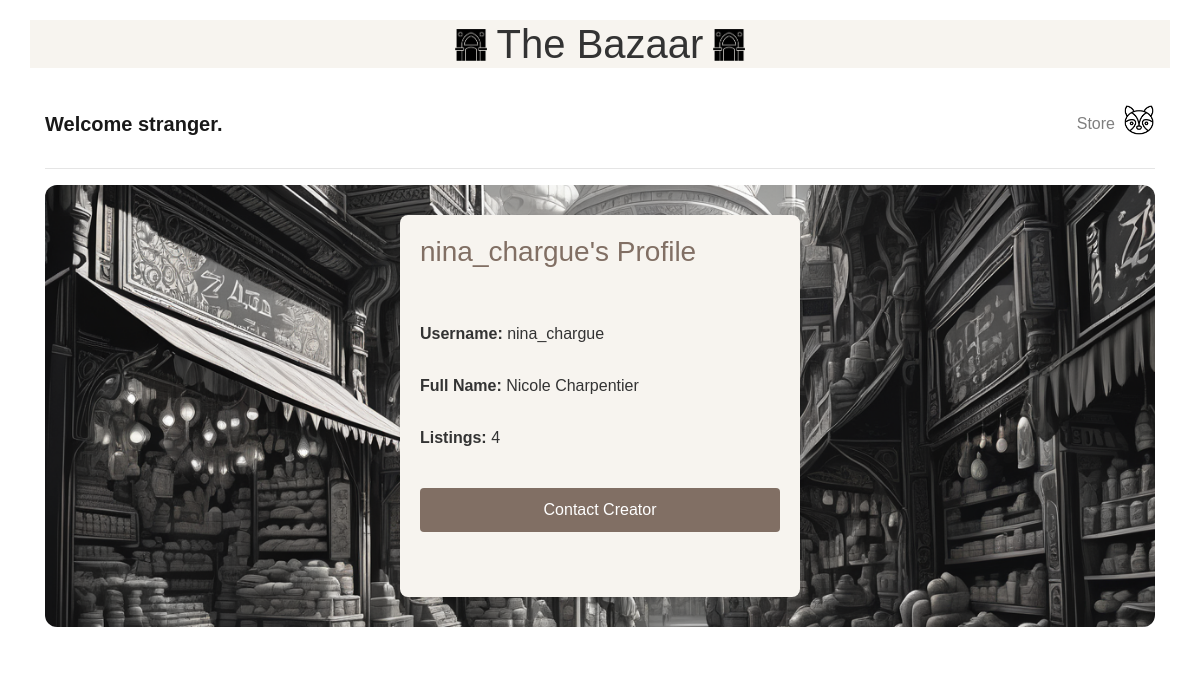
Page /user_profile/1/ on the earlier database version.
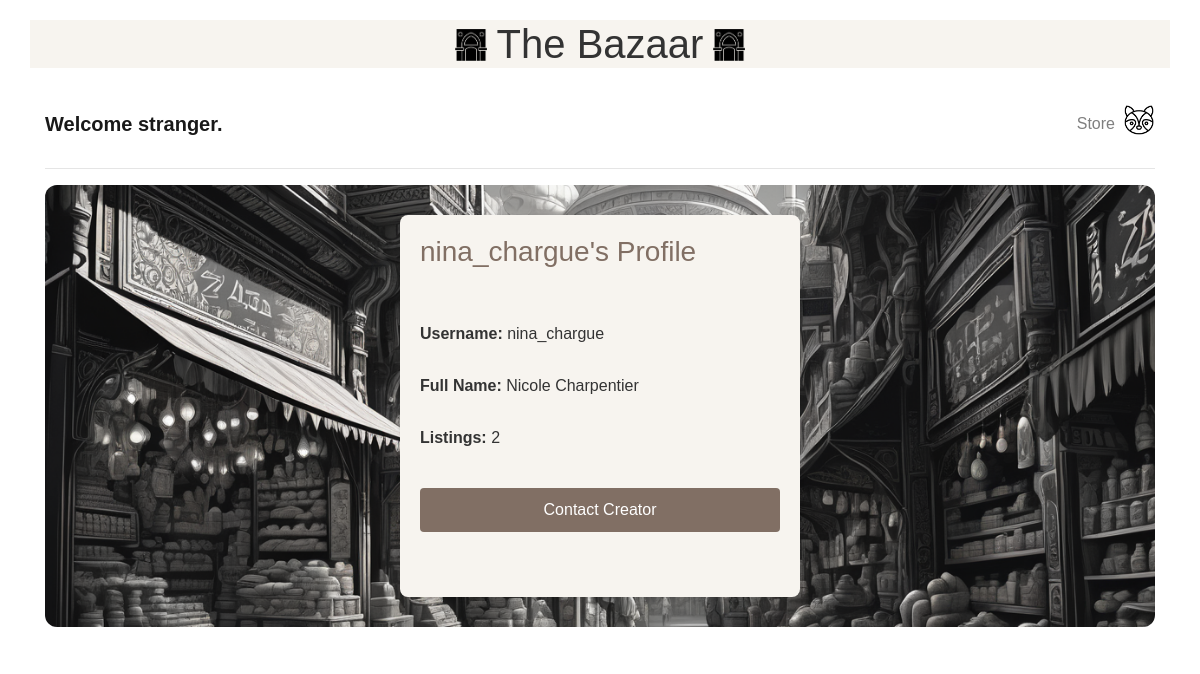
Same page on the later database version.
### auctions/models.py (models this page shows)
class User(AbstractUser):
    name = models.CharField(max_length=100, default='')
    lastname = models.CharField(max_length=100, default='')

### auctions/views.py (the view)
# urls.py: path('user_profile/<int:user_id>/', views.user_profile, name='user_profile'),
def user_profile(request, user_id):
    user = get_object_or_404(User, id=user_id)
    context = {
        'profile_user': user,
        'is_creator': False,
        'is_own_profile': request.user.id == user.id,
    }
    return render(request, 'auctions/profile.html', context)

### auctions/templates/auctions/profile.html (shortened to what this page needs)
{% extends "auctions/layout.html" %}
{% block body %}
{% load static %}
    <div class="profile-background-container">
        <div class="form-container">
            <h3>{{ profile_user.username }}'s Profile</h3>
            <div class="profile-details">
                <div class="profile-field">
                    <label>Username:</label>
                    <span>{{ profile_user.username }}</span>
                </div>
                <div class="profile-field">
                    <label>Full Name:</label>
                    <span>{{ profile_user.first_name }} {{ profile_user.last_name }}</span>
                </div>
                <div class="profile-field">
                    <label>Listings:</label>
                    <span>{{ profile_user.listings.count }}</span>
                </div>
                {% if is_own_profile  %}
                <div class="profile-field">
                    <label>Email:</label>
                    <span>{{ profile_user.email }}</span>
                </div>
                <a href="{% url 'edit_profile' %}" class="button">Edit Profile</a>
                {% else %}
                <a href="mailto:{{ profile_user.email }}" class="button">Contact Creator</a>
                {% endif %}
            </div>
        </div>
    </div>
{% endblock %}

### auctions/templates/auctions/layout.html (shortened to what this page needs)
{% load static %}
<!DOCTYPE html>
<html lang="en">
    <head>
        <link rel="stylesheet" href="https://stackpath.bootstrapcdn.com/bootstrap/4.4.1/css/bootstrap.min.css">
        <link href="{% static 'auctions/styles.css' %}" rel="stylesheet">
    </head>
    <body>
        <header>
            <div class="container text-center">
                <h1><img class="logo-left" src="{% static 'auctions/images/logo-bazaar.png' %}" alt="Logo" width="32" height="32">The Bazaar<img class="logo-right" src="{% static 'auctions/images/logo-bazaar.png' %}" alt="Logo" width="32" height="32"></h1>
            </div>
        </header>
        <nav class="navbar navbar-expand-lg navbar-light">
            <div class="container">
                <div class="navbar-brand">
                    {% if user.is_authenticated %}
                        Welcome {{ user.username }}.
                    {% else %}
                        Welcome stranger.
                    {% endif %}
                </div>
                <div class="collapse navbar-collapse" id="navbarNav">
                    <ul class="navbar-nav ml-auto">
                        <li class="nav-item">
                            <a class="nav-link" href="{% url 'index' %}">Store</a>
                        </li>
                        {% if user.is_authenticated %}
                            <li class="nav-item">
                                <a class="nav-link" href="{% url 'create_listing' %}">Sell</a>
                            </li>
                            <li class="nav-item">
                                <a class="nav-link" href="{% url 'show_watchlist' %}">Watchlist</a>
                            </li>
                            <li class="nav-item">
                                <a class="nav-link" href="{% url 'show_closed_auctions' %}">Closed</a>
                            </li>
                            <li class="nav-item">
                                <a class="nav-link" href="{% url 'logout' %}">Log Out</a>
                            </li>
                            <li class="nav-item-right">
                                <a href="{% url 'user_profile' request.user.id %}">
                                    <img src="{% static 'auctions/images/dark-racoon.png' %}" alt="Profile" width="32" height="32">
                                </a>
                            </li>
                        {% else %}
                            <li class="nav-item-right"><a href="{% url 'login' %}">
                                <img src="{% static 'auctions/images/ligh-racoon.png' %}" alt="Profile" width="32" height="32"></a>
                            </li>
                        {% endif %}
                    </ul>
                </div>
            </div>
        </nav>
        <div class="container">
            <hr>
            {% block body %}
            {% endblock %}
        </div>
        <footer></footer>
    </body>
</html>

### auctions/static/auctions/styles.css (style rules this page uses)
body { padding: 10px; background-color: #FFFFFF; font-family: Arial, sans-serif; color: #333; margin: 0; padding: 0; }
header { padding: 20px 0; }
footer { background-color: #FFFFFF; padding: 10px 0; }
a { text-decoration: none; text-decoration-line: none; }
.text-center { background-color: #F7F4EF; font-family: Verdana, Geneva, Tahoma, sans-serif; }
.navbar-brand { font-weight: bold; }
.logo-left { margin-bottom: 5px; margin-right: 10px; }
.logo-right { margin-bottom: 5px; margin-left: 10px; }
.button { display: block; width: 100%; padding: 10px; background-color: #816F64; color: #FFFFFF; border: none; border-radius: 4px; cursor: pointer; font-size: 16px; text-align: center; margin-top: 10px; }
.form-container { width: 400px; margin: 0 auto; background-color: #F7F4EF; padding: 20px; border-radius: 8px; box-shadow: 0 2px 4px rgba(0, 0, 0, 0.1); }
.form-container h3 { color: #816F64; }
.profile-details { width: 100%; height: 300px; display: flex; flex-direction: column; justify-content: center; box-sizing: border-box; }
.profile-field { text-align: left; margin-bottom: 20px; }
.profile-field label { font-weight: bold; }

Differences in the rows shown:
changed User "nina_chargue": listings.count "4" → "2"
